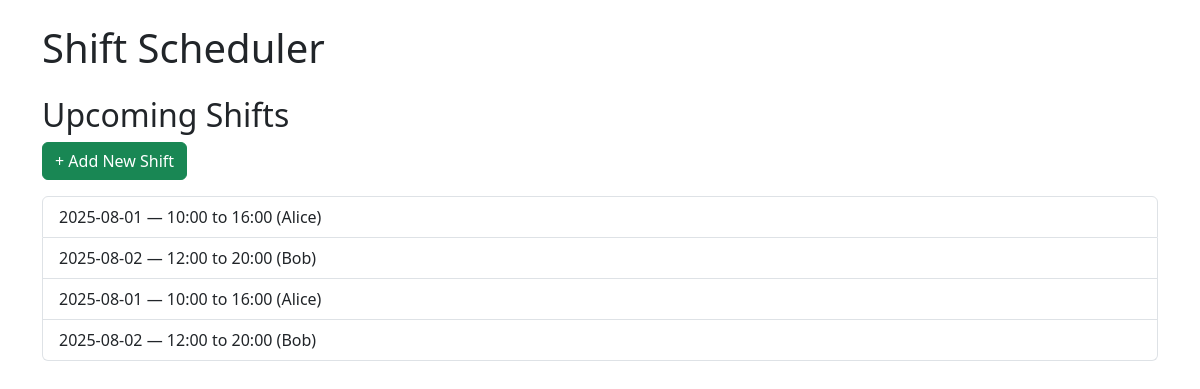
Before: / with the older database file.
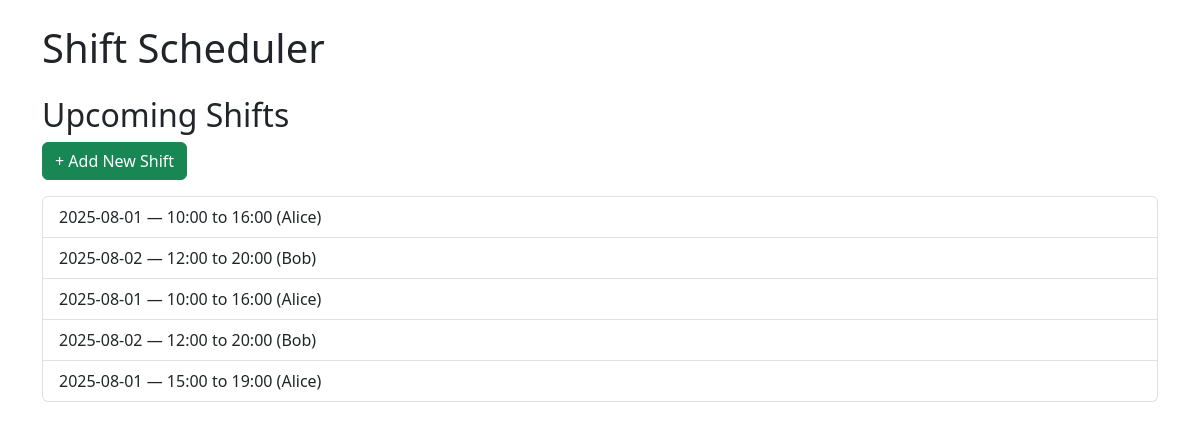
After: the same page with the newer database file.
### app.py (models this page shows)
class Shift(db.Model):
    id = db.Column(db.Integer, primary_key=True)
    date = db.Column(db.String(10))
    start_time = db.Column(db.String(5))
    end_time = db.Column(db.String(5))
    worker_id = db.Column(db.Integer, db.ForeignKey('worker.id'))
    worker = db.relationship('Worker')

class Worker(db.Model):
    id = db.Column(db.Integer, primary_key=True)
    name = db.Column(db.String(50))

### app.py (the view)
@app.route('/')
def show_schedule():
    shifts = Shift.query.all()
    print("Shifts found:", shifts)  # DEBUG LINE
    return render_template('schedule.html', shifts=shifts)

### templates/schedule.html
{% extends "base.html" %}
{% block content %}
  <h2>Upcoming Shifts</h2>
  <a href="{{ url_for('add_shift') }}" class="btn btn-success mb-3">+ Add New Shift</a>
  <ul class="list-group">
    {% for shift in shifts %}
      <li class="list-group-item">
        {{ shift.date }} — {{ shift.start_time }} to {{ shift.end_time }}
        ({{ shift.worker.name }})
      </li>
    {% else %}
      <li class="list-group-item">No shifts scheduled.</li>
    {% endfor %}
  </ul>
{% endblock %}

### templates/base.html (shortened to what this page needs)
<!DOCTYPE html>
<html lang="en">
<head>
    <link rel="stylesheet" href="https://cdn.jsdelivr.net/npm/bootstrap@5.3.0/dist/css/bootstrap.min.css">
</head>
<body class="p-4">
    <div class="container">
        <h1 class="mb-4">Shift Scheduler</h1>
        {% block content %}{% endblock %}
    </div>
</body>
</html>

Changed rows visible on the page:
added Shift: date "2025-08-01", start_time "15:00", end_time "19:00", worker.name "Alice"
